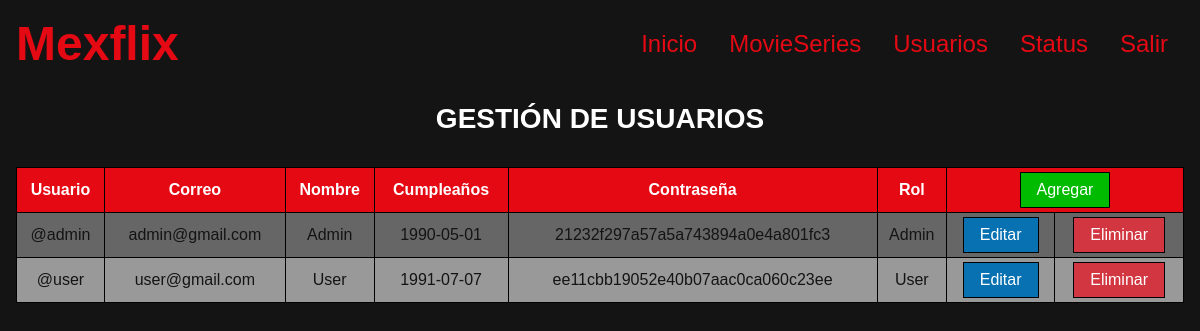
Page /usuarios (signed in) on the committed database.
### tables this page shows
CREATE TABLE users(
	user VARCHAR(15) PRIMARY KEY,
	email VARCHAR(80) UNIQUE NOT NULL,
	name VARCHAR(100) NOT NULL,
	birthday DATE NOT NULL,
	pass CHAR(32) NOT NULL,
	role ENUM('Admin', 'User') NOT NULL
);

### controllers/ViewController.php (called while the page is built, shortened)
<?php
class ViewController {
	private static $view_path = './views/';
	public function load_view($view) {
		require_once( self::$view_path . 'header.php' );
		require_once( self::$view_path . $view . '.php' );
		require_once( self::$view_path . 'footer.php' );
	}
}

### index.php (called while the page is built, shortened)
<?php
require_once('./controllers/Autoload.php');
$route = isset($_GET['r']) ? $_GET['r'] : 'home';
$mexflix = new Router($route);

### controllers/Autoload.php (called while the page is built, shortened)
<?php
class Autoload
{
	public function __construct()
	{
		spl_autoload_register(function ($class_name){
			$models_path = './models/' . $class_name . '.php';
			$controllers_path = './controllers/' . $class_name . '.php';
		});
	}
}

### controllers/UsersController.php (called while the page is built, shortened)
<?php
class UsersController {
	private $model;
	public function __construct() {
		$this->model = new UsersModel();
	}
	public function get( $user_id = '' ) {
		return $this->model->get($user_id);
	}
}

### models/Model.php (called while the page is built, shortened)
<?php
abstract class Model {
	private static $db_host = 'localhost';
	private static $db_user = 'usuario';
	private static $db_pass = 'password';
	private static $db_name = 'mexflix';
	private static $db_charset = 'utf8';
	private $conn;
	protected $query;
	protected $rows = array();
	private function db_open() {
		$this->conn = new mysqli(
			self::$db_host,
			self::$db_user,
			self::$db_pass,
			self::$db_name
		);
		$this->conn->set_charset(self::$db_charset);
	}
	protected function get_query() {
		$result = $this->conn->query($this->query);
		while( $this->rows[] = $result->fetch_assoc() );
		return array_pop($this->rows);
	}
}

### models/UsersModel.php (called while the page is built, shortened)
<?php
class UsersModel extends Model {
	public function get( $user = '' ) {
		$this->query = ($user != '')
			?"SELECT * FROM users WHERE user = '$user'"
			:"SELECT * FROM users";
		$this->get_query();
		$data = array();
		foreach ($this->rows as $key => $value) {
			array_push($data, $value);
		}
		return $data;
	}
}

### views/users.php (the view)
<?php
print('<h2 class="p1">GESTIÓN DE USUARIOS</h2>');
$users_controller = new UsersController();
$users = $users_controller->get();
if( empty($users) ) {
	print( '
		<div class="container">
			<p class="item  error">No hay Usuarios</p>
		</div>
	');
} else {
	$template_users = '
	<div class="item">
		<table>
			<tr>
				<th>Usuario</th>
				<th>Correo</th>
				<th>Nombre</th>
				<th>Cumpleaños</th>
				<th>Contraseña</th>
				<th>Rol</th>
				<th colspan="2">
					<form method="POST">
						<input type="hidden" name="r" value="user-add">
						<input class="button  add" type="submit" value="Agregar">
					</form>
				</th>
			</tr>';
	for ($n=0; $n < count($users); $n++) {
		$template_users .= '
			<tr>
				<td>' . $users[$n]['user'] . '</td>
				<td>' . $users[$n]['email'] . '</td>
				<td>' . $users[$n]['name'] . '</td>
				<td>' . $users[$n]['birthday'] . '</td>
				<td>' . $users[$n]['pass'] . '</td>
				<td>' . $users[$n]['role'] . '</td>
				<td>
					<form method="POST">
						<input type="hidden" name="r" value="user-edit">
						<input type="hidden" name="user" value="' . $users[$n]['user'] . '">
						<input class="button  edit" type="submit" value="Editar">
					</form>
				</td>
				<td>
					<form method="POST">
						<input type="hidden" name="r" value="user-delete">
						<input type="hidden" name="user" value="' . $users[$n]['user'] . '">
						<input class="button  delete" type="submit" value="Eliminar">
					</form>
				</td>
			</tr>
		';
	}
	$template_users .= '
		</table>
	</div>
	';
	print($template_users);
}

### public/css/mexflix.css (style rules this page uses)
html { background-color: #141414; color: #FFF; }
input, textarea, select { color: #141414; }
table { width:100%; color: #141414; }
table td, table th { padding: .25rem; }
table tr:first-child { background-color: #E50914; color: #FFF; }
table tr:nth-child(even) { background-color: #666; }
table tr:nth-child(odd):not(:first-child) { background-color: #999; }
.button { padding: .5rem 1rem; background-color: #E50914; color: #FFF; cursor: pointer; }
.add { background-color: #0B0; }
.edit { background-color: #0871B2; }
.delete { background-color: #D23641; }

### rows in the picture
users: user "@admin", email "admin@gmail.com", name "Admin", birthday "1990-05-01", pass "21232f297a57a5a743894a0e4a801fc3", role "Admin"
users: user "@user", email "user@gmail.com", name "User", birthday "1991-07-07", pass "ee11cbb19052e40b07aac0ca060c23ee", role "User"
